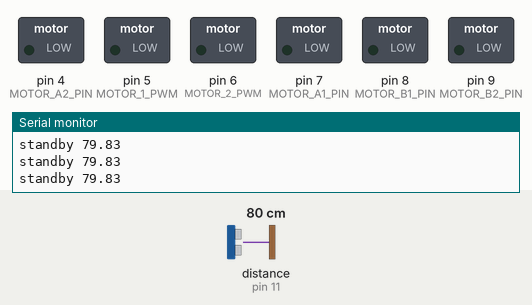
This sketch was run on a simulated Arduino Uno, built with avr-gcc and run on an emulated ATmega328P. Parts: switched loads named in the sketch (green lamp = pin HIGH), the last lines printed to the serial monitor. Wiring (inferred from the names in the program): ultrasonic range finder: trigger pin 10; echo pin 11. The inputs (shaded band) are chosen by the test bench; at power-on: distance to the obstacle (sensor on pin 11) 80 cm. The echo pulse lasts 58.3 µs per cm; pins used as bus, display or sensor lines are not drawn.

Above: at 1.2 s.
1.3 s: distance to the obstacle (sensor on pin 11) set to 49 cm
2.8 s: distance to the obstacle (sensor on pin 11) set to 41 cm
At 3.4 s:
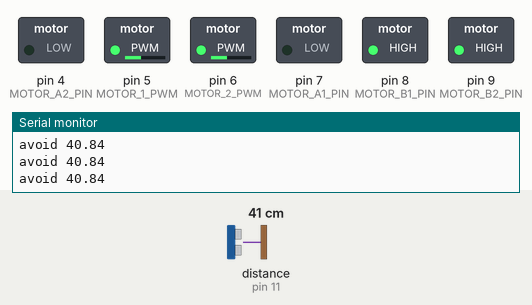
4.4 s: distance to the obstacle (sensor on pin 11) set to 120 cm
At 5.3 s:
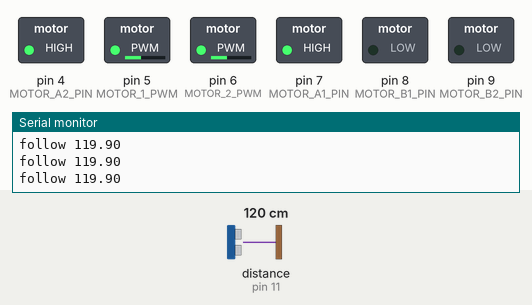
6.1 s: distance to the obstacle (sensor on pin 11) set to 85 cm
7.6 s: distance to the obstacle (sensor on pin 11) set to 78 cm
At 8.6 s:
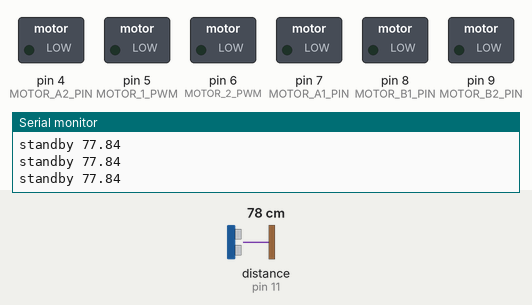
9.2 s: distance to the obstacle (sensor on pin 11) set to 4 cm
At 9.8 s:
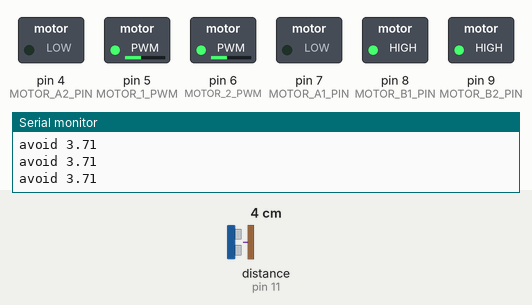
Timing chart, 0 to 11.8 s (numbered marks = the images above; inputs shaded):
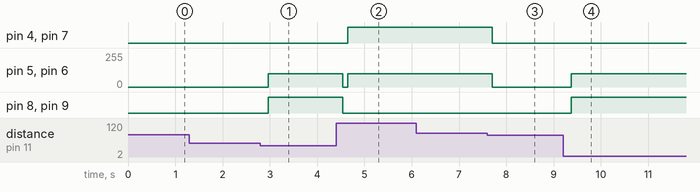

Measured:
- the behaviour switches between 46 and 45 cm on distance to the obstacle (sensor on pin 11) (found by bisection; images 0 and 1)
- the behaviour switches between 81 and 80 cm on distance to the obstacle (sensor on pin 11) (found by bisection; images 2 and 3)
- after the input at 2.8 s, pin 5 (MOTOR_1_PWM), pin 6 (MOTOR_2_PWM): 0/255 → 100/255 after 0.16 s; pin 8 (MOTOR_B1_PIN), pin 9 (MOTOR_B2_PIN): LOW → HIGH after 0.16 s
- after the input at 4.4 s, pin 4 (MOTOR_A2_PIN), pin 7 (MOTOR_A1_PIN): LOW → HIGH after 0.25 s; pin 5 (MOTOR_1_PWM), pin 6 (MOTOR_2_PWM): 100/255 → 0/255 after 0.15 s, → 100/255 0.10 s later; pin 8 (MOTOR_B1_PIN), pin 9 (MOTOR_B2_PIN): HIGH → LOW after 0.15 s
- after the input at 7.6 s, pin 4 (MOTOR_A2_PIN), pin 7 (MOTOR_A1_PIN): HIGH → LOW after 0.11 s; pin 5 (MOTOR_1_PWM), pin 6 (MOTOR_2_PWM): 100/255 → 0/255 after 0.11 s
- after the input at 9.2 s, pin 5 (MOTOR_1_PWM), pin 6 (MOTOR_2_PWM): 0/255 → 100/255 after 0.17 s; pin 8 (MOTOR_B1_PIN), pin 9 (MOTOR_B2_PIN): LOW → HIGH after 0.17 s

The sketch:

autoRObot.ino
```cpp
#include "NewPing.h"

// MOTOR 1
#define MOTOR_A1_PIN 7
#define MOTOR_B1_PIN 8
#define MOTOR_1_PWM 5
// MOTOR 2
#define MOTOR_A2_PIN 4
#define MOTOR_B2_PIN 9
#define MOTOR_2_PWM 6
// SPEED
#define MOVE_INTERVAL 250 // ms delay
#define TURN_INTERVAL 100 // ms delay
short MOTOR_DEFAULT_SPEED = 100; // default motor speed; will change in relation with the moving object;
#define MOTOR_TURN_SPEED 255 // turn speed
// ULTRASONIC 1
#define SONIC_1_TRIGGER_PIN 10
#define SONIC_1_ECHO_PIN 11
#define SONIC_MIN_DISTANCE 2 // cm
#define SONIC_MAX_DISTANCE 200 // cm
#define SONIC_READ_INTERVAL 50 // read interval ms
#define SONIC_MIN_OBJECT_DISTANCE 45 // cm
#define SONIC_MAX_OBJECT_DISTANCE 80 // cm
float SONIC_1_DISTANCE;
// MODES
#define BOT_MODE_STANDBY 0
#define BOT_MODE_FOLLOW 1
#define BOT_MODE_AVOID 2
unsigned short BOT_MODE = BOT_MODE_STANDBY; // standby, follow, avoid

NewPing sonar(SONIC_1_TRIGGER_PIN, SONIC_1_ECHO_PIN, SONIC_MAX_DISTANCE);

void setup()
{
  Serial.begin(9600);
  pinMode(MOTOR_A1_PIN, OUTPUT);
  pinMode(MOTOR_B1_PIN, OUTPUT);
  pinMode(MOTOR_A2_PIN, OUTPUT);
  pinMode(MOTOR_B2_PIN, OUTPUT);
  pinMode(MOTOR_1_PWM, OUTPUT);
  pinMode(MOTOR_2_PWM, OUTPUT);
  pinMode(SONIC_1_TRIGGER_PIN, OUTPUT);
  pinMode(SONIC_1_ECHO_PIN, INPUT);
}

void loop()
{
  // read sensors
  SONIC_1_DISTANCE = readDistance();//sonar.ping_cm();
  if (SONIC_1_DISTANCE >= SONIC_MAX_DISTANCE || SONIC_1_DISTANCE <= SONIC_MIN_DISTANCE){
    // probably reading error
    // keep the same mode
    Serial.print("outside the scale ");
    Serial.println(SONIC_1_DISTANCE);
  }
  else{
    if (SONIC_1_DISTANCE < SONIC_MIN_OBJECT_DISTANCE){
        Serial.print("avoid ");
        Serial.println(SONIC_1_DISTANCE);
      if (BOT_MODE != BOT_MODE_AVOID){
        fullStop();// stop for a while
        delay(100);
        BOT_MODE = BOT_MODE_AVOID;
        moveBackward();
      }// else continue
    }
    else if (SONIC_1_DISTANCE > SONIC_MAX_OBJECT_DISTANCE){
        Serial.print("follow ");
        Serial.println(SONIC_1_DISTANCE);
      if (BOT_MODE != BOT_MODE_FOLLOW){
        fullStop();// stop for a while
        delay(100);
        BOT_MODE = BOT_MODE_FOLLOW;
        moveForward();
      }// else continue
    }
    else{
        Serial.print("standby ");
        Serial.println(SONIC_1_DISTANCE);

      if (BOT_MODE != BOT_MODE_STANDBY){
        BOT_MODE = BOT_MODE_STANDBY;
        fullStop();
      }
    }
  }
  delay(SONIC_READ_INTERVAL);
}


float readDistance()
{
  float sum;
  int index;
  float distance;
  float oldDiff;
  float newDiff;
  float duration;

  for (int i=0; i<3; i++){
    sum = 0;
    index = 0;
    while (index < 5)  // Take 5 valid readings
    {
      digitalWrite(SONIC_1_TRIGGER_PIN, LOW);
      delayMicroseconds(3);
      digitalWrite(SONIC_1_TRIGGER_PIN, HIGH);
      delayMicroseconds(15);
      digitalWrite(SONIC_1_TRIGGER_PIN, LOW);
      duration = pulseIn(SONIC_1_ECHO_PIN, HIGH);
      if (duration > 0 && duration < SONIC_MAX_DISTANCE * 29.1 * 2){// consider only good readings, between 0 and max distance
        sum += duration / 29.1 / 2;
        index++;
      }
    }
    // calculate average and compare with previous reading, take the closest
    newDiff = abs(SONIC_1_DISTANCE - sum/index);
    if (i==0 || oldDiff > newDiff){
      oldDiff = newDiff;
      distance = sum/index;
    }
  }
  return distance;
}

void fullStop(){
  //Serial.println("Stop");
  digitalWrite(MOTOR_A1_PIN, LOW);
  digitalWrite(MOTOR_B1_PIN, LOW);
  analogWrite(MOTOR_1_PWM, 0);
  digitalWrite(MOTOR_A2_PIN, LOW);
  digitalWrite(MOTOR_B2_PIN, LOW);
  analogWrite(MOTOR_2_PWM, 0);
}

void moveBackward(){
  //Serial.println("Move back");
  digitalWrite(MOTOR_A1_PIN, LOW);
  digitalWrite(MOTOR_B1_PIN, HIGH);
  analogWrite(MOTOR_1_PWM, MOTOR_DEFAULT_SPEED);
  digitalWrite(MOTOR_A2_PIN, LOW);
  digitalWrite(MOTOR_B2_PIN, HIGH);
  analogWrite(MOTOR_2_PWM, MOTOR_DEFAULT_SPEED);
  //delay(MOVE_INTERVAL);

}

void moveForward(){
  //Serial.println("Move forward");
  digitalWrite(MOTOR_A1_PIN, HIGH);
  digitalWrite(MOTOR_B1_PIN, LOW);
  analogWrite(MOTOR_1_PWM, MOTOR_DEFAULT_SPEED);
  digitalWrite(MOTOR_A2_PIN, HIGH);
  digitalWrite(MOTOR_B2_PIN, LOW);
  analogWrite(MOTOR_2_PWM, MOTOR_DEFAULT_SPEED);
  //delay(MOVE_INTERVAL);
}

void turnLeft(){
  digitalWrite(MOTOR_A1_PIN, HIGH);
  digitalWrite(MOTOR_B1_PIN, LOW);
  analogWrite(MOTOR_1_PWM, MOTOR_TURN_SPEED);
  digitalWrite(MOTOR_A2_PIN, LOW);
  digitalWrite(MOTOR_B2_PIN, HIGH);
  analogWrite(MOTOR_2_PWM, MOTOR_TURN_SPEED);
  delay(TURN_INTERVAL);
}

void turnRight(){
  digitalWrite(MOTOR_A1_PIN, LOW);
  digitalWrite(MOTOR_B1_PIN, HIGH);
  analogWrite(MOTOR_1_PWM, MOTOR_TURN_SPEED);
  digitalWrite(MOTOR_A2_PIN, HIGH);
  digitalWrite(MOTOR_B2_PIN, LOW);
  analogWrite(MOTOR_2_PWM, MOTOR_TURN_SPEED);
  delay(TURN_INTERVAL);
}
```
